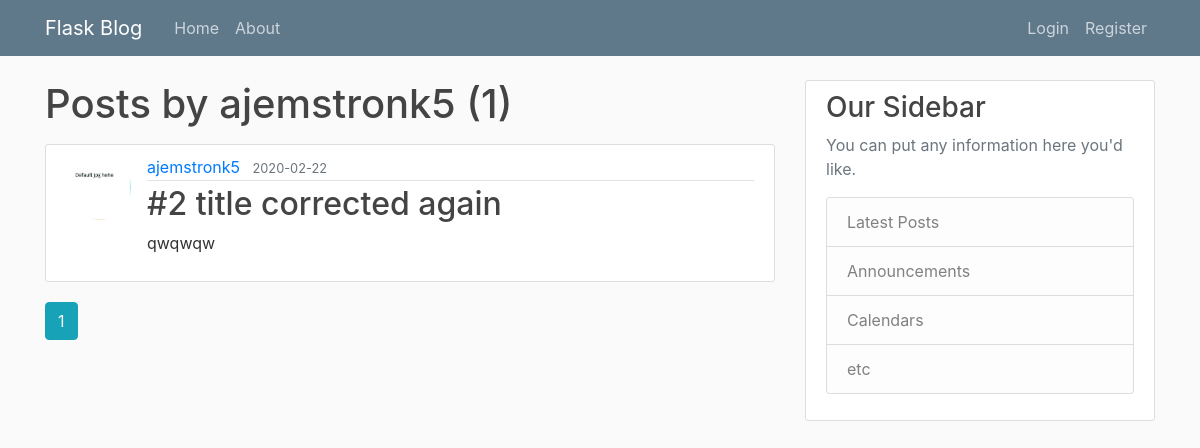
The app's page /user/ajemstronk5, older data.
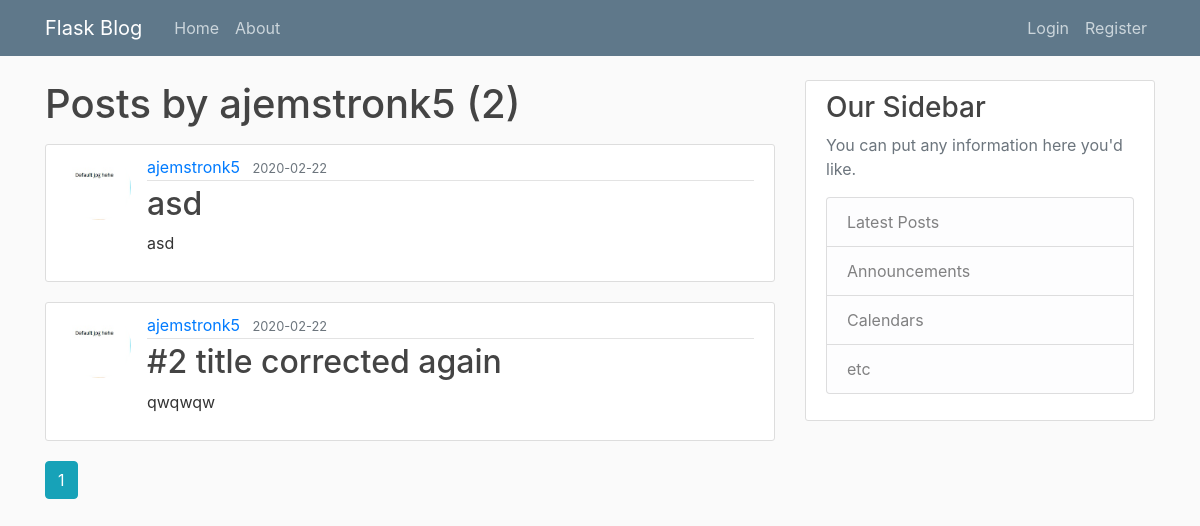
The same page, newer data.
### flaskblog/models.py (models this page shows, shortened)
class Post(db.Model):
    id = db.Column(db.Integer, primary_key=True)
    title = db.Column(db.String(100), nullable=False)
    date_posted = db.Column(db.DateTime, nullable=False, default=datetime.utcnow)
    content = db.Column(db.Text, nullable=False)
    user_id = db.Column(db.Integer, db.ForeignKey('user.id'), nullable=False)

class User(db.Model, UserMixin):
    id = db.Column(db.Integer, primary_key=True)
    username = db.Column(db.String(20), unique=True, nullable=False)
    email = db.Column(db.String(120), unique=True, nullable=False)
    image_file = db.Column(db.String(20), nullable=False, default='default.jpg')
    password = db.Column(db.String(60), nullable=False)
    posts = db.relationship('Post', backref='author', lazy=True)
    first_name = db.Column(db.String(50), nullable=False)
    last_name = db.Column(db.String(50), nullable=False)

### flaskblog/routes.py (the view)
@app.route("/user/<string:username>")
def user_posts(username):
    page = request.args.get('page', 1, type=int)
    user = User.query.filter_by(username=username).first_or_404()
    posts = Post.query.filter_by(author=user)\
        .order_by(Post.date_posted.desc())\
        .paginate(page=page, per_page=5)
    return render_template('user_posts.html', posts=posts, user=user)

### flaskblog/templates/user_posts.html
{% extends "layout.html" %}
{% block content %}
    <h1 class="mb-3">Posts by {{ user.username }} ({{ posts.total }})</h1>
    {% for post in posts.items %}
        <article class="media content-section">
          <img class="rounded-circle article-img" src="{{ url_for('static', filename='profile_pics/' + post.author.image_file) }}">
          <div class="media-body">
            <div class="article-metadata">
              <a class="mr-2" href="{{ url_for('user_posts', username=post.author.username) }}">{{ post.author.username }}</a>
              <small class="text-muted">{{ post.date_posted.strftime('%Y-%m-%d') }}</small>
            </div>
            <h2><a class="article-title" href="{{ url_for('post', post_id=post.id) }}">{{ post.title }}</a></h2>
            <p class="article-content">{{ post.content }}</p>
          </div>
        </article>
    {% endfor %}
    {% for page_num in posts.iter_pages(left_edge=1, right_edge=1, left_current=1, right_current=2) %}
      {% if page_num %}
        {% if posts.page == page_num %}
          <a class="btn btn-info mb-4" href="{{ url_for('user_posts', username=user.username, page=page_num) }}">{{ page_num }}</a>
        {% else %}
          <a class="btn btn-outline-info mb-4" href="{{ url_for('user_posts', username=user.username, page=page_num) }}">{{ page_num }}</a>
        {% endif %}
      {% else %}
        ...
      {% endif %}
    {% endfor %}
{% endblock content %}

Row changes from the older to the newer data that the page shows:
added Post: image_file (placeholder picture), author.username "ajemstronk5", date_posted "2020-02-22", title "asd", content "asd"
Text that changed along with them:
{{ posts.total }}: "1" → "2"
